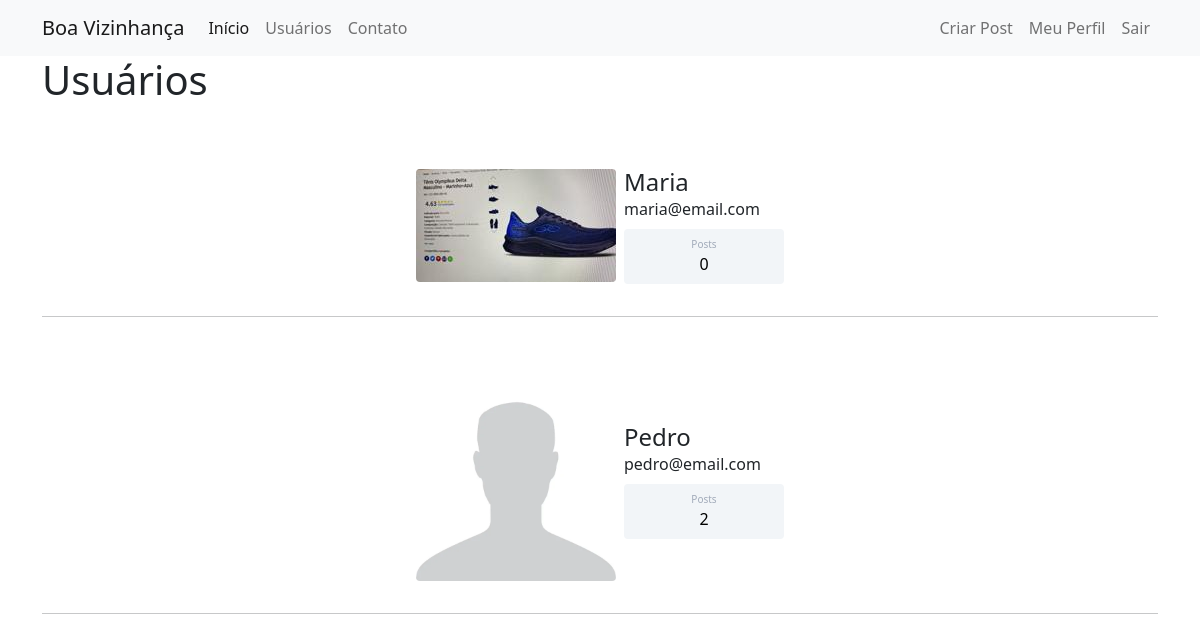
Page /usuarios (signed in) on the earlier database version.
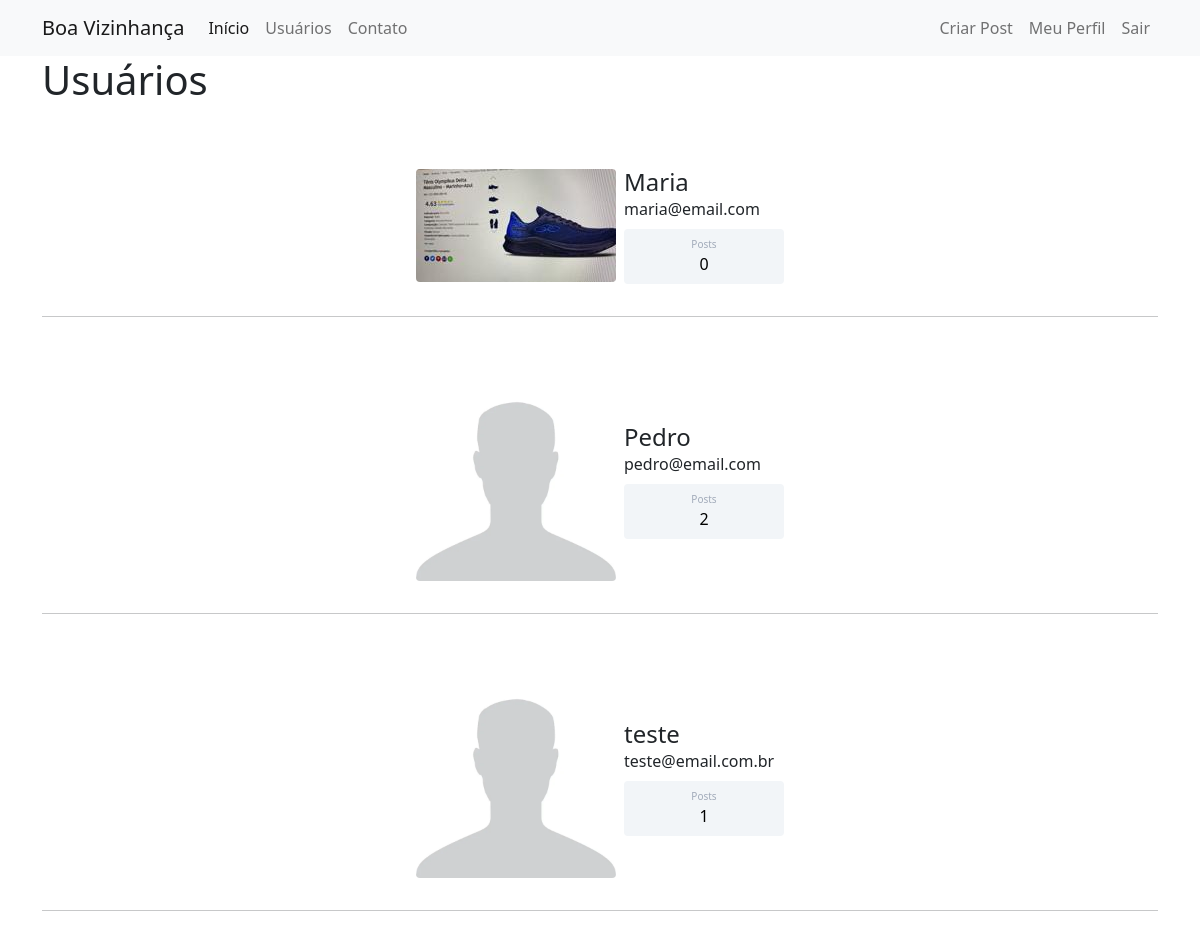
Same page on the later database version.
### comunidade/models.py (models this page shows)
class Usuario(database.Model, UserMixin):
    id = database.Column(database.Integer, primary_key=True)
    username = database.Column(database.String, nullable=False)
    email = database.Column(database.String, nullable=False, unique=True)
    senha = database.Column(database.String, nullable=False)
    foto_perfil = database.Column(database.String, default='default.jpg', nullable=False)
    posts = database.relationship('Post', backref='autor', lazy=True)
    comentarios = database.relationship('Comentario', backref='autor_comentario', lazy=True)
    def contar_posts(self):
        return len(self.posts)

### comunidade/routes.py (the view)
@app.route('/usuarios')
@login_required
def usuarios():
    lista_usuarios = Usuario.query.all()
    return render_template('usuarios.html', lista_usuarios=lista_usuarios)

### comunidade/models.py (called while the page is built)
@login_manager.user_loader
def load_usuario(id_usuario):
    return Usuario.query.get(int(id_usuario))

### comunidade/templates/usuarios.html
{% extends 'base.html' %}
{% block body %}
    <div class="container">
        <h1>Usuários</h1>
        {% for usuario in lista_usuarios %}
            <div class="container mt-5 d-flex justify-content-center">
                <div class="card p-3">
                    <div class="d-flex align-items-center">
                        <div class="image pe-2"> <img src="{{ url_for('static', filename='fotos_perfil/{}'.format(usuario.foto_perfil)) }}" class="rounded" width="200"> </div>
                        <div class="ml-3 w-100">
                            <h4 class="mb-0 mt-0">{{ usuario.username }}</h4> <span>{{ usuario.email }}</span>
                            <div class="p-2 mt-2 bg-primary rounded text-white stats">
                                <div class="d-flex flex-column align-items-center"> <span class="rating">Posts</span> <span class="number3">{{ usuario.contar_posts() }}</span> </div>
                            </div>
                        </div>
                    </div>
                </div>
    </div>
        <hr>
        {% endfor %}
    </div>
{% endblock %}

Differences in the rows shown:
added Usuario: foto_perfil (placeholder picture), username "teste", email "teste@email.com.br", contar_posts "1"
